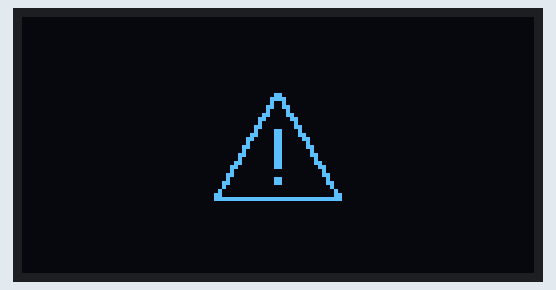
A sketch run on a simulated Arduino Uno, built with avr-gcc and run on an emulated ATmega328P. On the bench: 128×64 one-colour display.

Above: at 0.3 s.
At 0.7 s:
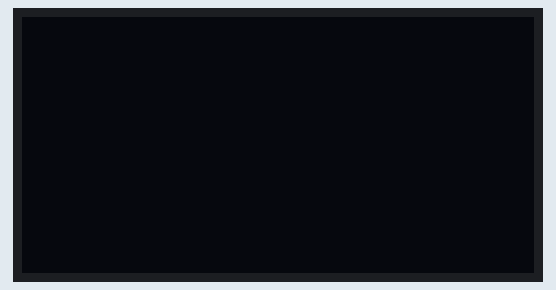

Measured:
- by itself, everything shown: repeats every 1.9 s, in 15 steps

The sketch:

sketch_dec3a_1306.ino
```cpp
#include <Adafruit_GFX.h>
#include <Adafruit_SSD1306.h>

#define SCREEN_I2C_ADDR 0x3C // or 0x3C
#define SCREEN_WIDTH 128     // OLED display width, in pixels
#define SCREEN_HEIGHT 64     // OLED display height, in pixels
#define OLED_RST_PIN -1      // Reset pin (-1 if not available)

Adafruit_SSD1306 display(128, 64, &Wire, OLED_RST_PIN);

// OLED Animation: warning 2
// Code auto-generated by https://wokwi.com/animator, graphics by icons8.com

#define FRAME_DELAY (42)
#define FRAME_WIDTH (32)
#define FRAME_HEIGHT (32)
#define FRAME_COUNT (sizeof(frames) / sizeof(frames[0]))
const byte PROGMEM frames[][128] = {
  {0,0,0,0,0,0,0,0,0,0,0,0,0,1,128,0,0,3,192,0,0,2,64,0,0,6,96,0,0,4,32,0,0,12,48,0,0,24,24,0,0,16,8,0,0,48,12,0,0,33,132,0,0,97,134,0,0,193,131,0,0,129,129,0,1,129,129,128,1,1,128,128,3,1,128,192,2,1,128,64,6,1,128,96,12,1,128,48,8,0,0,16,24,0,0,24,16,1,128,8,48,1,128,12,32,0,0,4,64,0,0,2,192,0,0,3,255,255,255,255,0,0,0,0,0,0,0,0},
  {0,0,0,0,0,0,0,0,0,0,0,0,0,1,128,0,0,3,192,0,0,2,64,0,0,6,96,0,0,4,32,0,0,12,48,0,0,24,24,0,0,16,8,0,0,48,12,0,0,33,132,0,0,97,134,0,0,193,131,0,0,129,129,0,1,129,129,128,1,1,128,128,3,1,128,192,2,1,128,64,6,1,128,96,12,1,128,48,8,0,0,16,24,0,0,24,16,1,128,8,48,1,128,12,32,0,0,4,64,0,0,2,192,0,0,3,255,255,255,255,0,0,0,0,0,0,0,0},
  {0,0,0,0,0,0,0,0,0,0,0,0,0,1,128,0,0,3,192,0,0,2,64,0,0,6,96,0,0,4,32,0,0,12,48,0,0,24,24,0,0,16,8,0,0,48,12,0,0,33,132,0,0,97,134,0,0,193,131,0,0,129,129,0,1,129,129,128,1,1,128,128,3,1,128,192,2,1,128,64,6,1,128,96,12,1,128,48,8,0,0,16,24,0,0,24,16,1,128,8,48,1,128,12,32,0,0,4,64,0,0,2,192,0,0,3,255,255,255,255,0,0,0,0,0,0,0,0},
  {0,0,0,0,0,0,0,0,0,0,0,0,0,1,128,0,0,3,192,0,0,2,64,0,0,6,96,0,0,4,32,0,0,12,48,0,0,24,24,0,0,16,8,0,0,48,12,0,0,33,132,0,0,97,134,0,0,193,131,0,0,129,129,0,1,129,129,128,1,1,128,128,3,1,128,192,2,1,128,64,6,1,128,96,12,1,128,48,8,0,0,16,24,0,0,24,16,1,128,8,48,1,128,12,32,0,0,4,64,0,0,2,192,0,0,3,255,255,255,255,0,0,0,0,0,0,0,0},
  {0,0,0,0,0,0,0,0,0,0,0,0,0,1,128,0,0,3,192,0,0,2,64,0,0,6,96,0,0,4,32,0,0,12,48,0,0,24,24,0,0,16,8,0,0,48,12,0,0,33,132,0,0,97,134,0,0,193,131,0,0,129,129,0,1,129,129,128,1,1,128,128,3,1,128,192,2,1,128,64,6,1,128,96,12,1,128,48,8,0,0,16,24,0,0,24,16,1,128,8,48,1,128,12,32,0,0,4,64,0,0,2,192,0,0,3,255,255,255,255,0,0,0,0,0,0,0,0},
  {0,0,0,0,0,0,0,0,0,0,0,0,0,1,128,0,0,3,192,0,0,2,64,0,0,6,96,0,0,4,32,0,0,12,48,0,0,24,24,0,0,16,8,0,0,48,12,0,0,33,132,0,0,97,134,0,0,193,131,0,0,129,129,0,1,129,129,128,1,1,128,128,3,1,128,192,2,1,128,64,6,1,128,96,12,1,128,48,8,0,0,16,24,0,0,24,16,1,128,8,48,1,128,12,32,0,0,4,64,0,0,2,192,0,0,3,255,255,255,255,0,0,0,0,0,0,0,0},
  {0,0,0,0,0,0,0,0,0,0,0,0,0,1,128,0,0,3,192,0,0,2,64,0,0,6,96,0,0,4,32,0,0,12,48,0,0,24,24,0,0,16,8,0,0,48,12,0,0,33,132,0,0,97,134,0,0,193,131,0,0,129,129,0,1,129,129,128,1,1,128,128,3,1,128,192,2,1,128,64,6,1,128,96,12,1,128,48,8,0,0,16,24,0,0,24,16,1,128,8,48,1,128,12,32,0,0,4,64,0,0,2,192,0,0,3,255,255,255,255,0,0,0,0,0,0,0,0},
  {0,0,0,0,0,0,0,0,0,0,0,0,0,0,0,0,0,1,128,0,0,3,192,0,0,2,64,0,0,6,96,0,0,4,32,0,0,12,48,0,0,8,16,0,0,16,8,0,0,48,12,0,0,33,132,0,0,97,134,0,0,65,130,0,0,193,131,0,0,129,129,0,1,1,128,128,3,1,128,192,2,1,128,64,6,0,0,96,4,0,0,32,12,1,128,48,8,1,128,16,16,0,0,8,48,0,0,12,63,255,255,252,63,255,255,252,0,0,0,0,0,0,0,0,0,0,0,0},
  {0,0,0,0,0,0,0,0,0,0,0,0,0,0,0,0,0,0,0,0,0,0,0,0,0,0,0,0,0,0,0,0,0,1,128,0,0,1,128,0,0,2,64,0,0,0,0,0,0,4,32,0,0,0,0,0,0,9,144,0,0,17,136,0,0,17,136,0,0,33,132,0,0,1,128,0,0,64,2,0,0,0,0,0,0,128,1,0,1,0,0,128,1,0,0,128,0,0,0,0,0,0,0,0,0,0,0,0,0,0,0,0,0,0,0,0,0,0,0,0,0,0,0,0,0,0,0,0},
  {0,0,0,0,0,0,0,0,0,0,0,0,0,0,0,0,0,0,0,0,0,0,0,0,0,0,0,0,0,0,0,0,0,0,0,0,0,0,0,0,0,0,0,0,0,0,0,0,0,0,0,0,0,0,0,0,0,0,0,0,0,0,0,0,0,0,0,0,0,0,0,0,0,0,0,0,0,0,0,0,0,0,0,0,0,0,0,0,0,0,0,0,0,0,0,0,0,0,0,0,0,0,0,0,0,0,0,0,0,0,0,0,0,0,0,0,0,0,0,0,0,0,0,0,0,0,0,0},
  {0,0,0,0,0,0,0,0,0,0,0,0,0,0,0,0,0,0,0,0,0,0,0,0,0,0,0,0,0,0,0,0,0,0,0,0,0,0,0,0,0,0,0,0,0,0,0,0,0,0,0,0,0,0,0,0,0,0,0,0,0,0,0,0,0,0,0,0,0,0,0,0,0,0,0,0,0,0,0,0,0,0,0,0,0,0,0,0,0,0,0,0,0,0,0,0,0,0,0,0,0,0,0,0,0,0,0,0,0,0,0,0,0,0,0,0,0,0,0,0,0,0,0,0,0,0,0,0},
  {0,0,0,0,0,0,0,0,0,0,0,0,0,0,0,0,0,0,0,0,0,0,0,0,0,0,0,0,0,0,0,0,0,0,0,0,0,0,0,0,0,0,0,0,0,0,0,0,0,0,0,0,0,0,0,0,0,0,0,0,0,0,0,0,0,0,0,0,0,0,0,0,0,0,0,0,0,0,0,0,0,0,0,0,0,0,0,0,0,0,0,0,0,0,0,0,0,0,0,0,0,0,0,0,0,0,0,0,0,0,0,0,0,0,0,0,0,0,0,0,0,0,0,0,0,0,0,0},
  {0,0,0,0,0,0,0,0,0,0,0,0,0,0,0,0,0,0,0,0,0,0,0,0,0,0,0,0,0,0,0,0,0,0,0,0,0,0,0,0,0,0,0,0,0,0,0,0,0,0,0,0,0,0,0,0,0,0,0,0,0,0,0,0,0,0,0,0,0,0,0,0,0,0,0,0,0,0,0,0,0,0,0,0,0,0,0,0,0,0,0,0,0,0,0,0,0,0,0,0,0,0,0,0,0,0,0,0,0,0,0,0,0,0,0,0,0,0,0,0,0,0,0,0,0,0,0,0},
  {0,0,0,0,0,0,0,0,0,0,0,0,0,0,0,0,0,0,0,0,0,0,0,0,0,0,0,0,0,0,0,0,0,0,0,0,0,0,0,0,0,0,0,0,0,0,0,0,0,0,0,0,0,0,0,0,0,0,0,0,0,0,0,0,0,0,0,0,0,0,0,0,0,0,0,0,0,0,0,0,0,0,0,0,0,0,0,0,0,0,0,0,0,0,0,0,0,0,0,0,0,0,0,0,0,0,0,0,0,0,0,0,0,0,0,0,0,0,0,0,0,0,0,0,0,0,0,0},
  {0,0,0,0,0,0,0,0,0,0,0,0,0,0,0,0,0,0,0,0,0,0,0,0,0,0,0,0,0,0,0,0,0,0,0,0,0,0,0,0,0,0,0,0,0,0,0,0,0,0,0,0,0,0,0,0,0,0,0,0,0,0,0,0,0,0,0,0,0,0,0,0,0,0,0,0,0,0,0,0,0,0,0,0,0,0,0,0,0,0,0,0,0,0,0,0,0,0,0,0,0,0,0,0,0,0,0,0,0,0,0,0,0,0,0,0,0,0,0,0,0,0,0,0,0,0,0,0},
  {0,0,0,0,0,0,0,0,0,0,0,0,0,0,0,0,0,0,0,0,0,0,0,0,0,0,0,0,0,0,0,0,0,0,0,0,0,0,0,0,0,0,0,0,0,0,0,0,0,0,0,0,0,0,0,0,0,0,0,0,0,0,0,0,0,0,0,0,0,0,0,0,0,0,0,0,0,0,0,0,0,0,0,0,0,0,0,0,0,0,0,0,0,0,0,0,0,0,0,0,0,0,0,0,0,0,0,0,0,0,0,0,0,0,0,0,0,0,0,0,0,0,0,0,0,0,0,0},
  {0,0,0,0,0,0,0,0,0,0,0,0,0,0,0,0,0,0,0,0,0,0,0,0,0,0,0,0,0,0,0,0,0,0,0,0,0,0,0,0,0,0,0,0,0,0,0,0,0,0,0,0,0,0,0,0,0,0,0,0,0,0,0,0,0,0,0,0,0,0,0,0,0,0,0,0,0,0,0,0,0,0,0,0,0,0,0,0,0,0,0,0,0,0,0,0,0,0,0,0,0,0,0,0,0,0,0,0,0,0,0,0,0,0,0,0,0,0,0,0,0,0,0,0,0,0,0,0},
  {0,0,0,0,0,0,0,0,0,0,0,0,0,0,0,0,0,0,0,0,0,0,0,0,0,0,0,0,0,0,0,0,0,0,0,0,0,0,0,0,0,0,0,0,0,0,0,0,0,0,0,0,0,0,0,0,0,0,0,0,0,0,0,0,0,0,0,0,0,0,0,0,0,0,0,0,0,0,0,0,0,32,4,0,0,0,0,0,0,0,0,0,0,0,0,0,0,0,0,0,0,0,0,0,0,0,0,0,0,0,0,0,0,0,0,0,0,0,0,0,0,0,0,0,0,0,0,0},
  {0,0,0,0,0,0,0,0,0,0,0,0,0,0,0,0,0,0,0,0,0,0,0,0,0,0,0,0,0,1,128,0,0,1,128,0,0,2,64,0,0,2,64,0,0,4,32,0,0,4,32,0,0,8,16,0,0,17,136,0,0,17,136,0,0,33,132,0,0,33,132,0,0,65,130,0,0,0,0,0,0,128,1,0,1,1,128,128,1,0,0,128,2,0,0,64,3,255,255,192,0,0,0,0,0,0,0,0,0,0,0,0,0,0,0,0,0,0,0,0,0,0,0,0,0,0,0,0},
  {0,0,0,0,0,0,0,0,0,0,0,0,0,0,0,0,0,0,0,0,0,1,128,0,0,1,128,0,0,2,64,0,0,6,96,0,0,4,32,0,0,8,16,0,0,8,16,0,0,16,8,0,0,49,140,0,0,33,132,0,0,97,134,0,0,65,130,0,0,129,129,0,0,129,129,0,1,1,128,128,3,1,128,192,2,0,0,64,4,0,0,32,4,1,128,32,8,0,0,16,24,0,0,16,16,0,0,8,31,255,255,248,0,0,0,0,0,0,0,0,0,0,0,0,0,0,0,0},
  {0,0,0,0,0,0,0,0,0,0,0,0,0,0,0,0,0,1,128,0,0,1,192,0,0,3,64,0,0,2,96,0,0,4,32,0,0,12,48,0,0,8,16,0,0,16,8,0,0,48,8,0,0,33,132,0,0,97,134,0,0,65,130,0,0,129,131,0,1,129,129,0,1,1,129,128,3,1,128,128,2,1,128,64,4,0,0,64,12,0,0,32,8,1,128,32,24,1,128,16,16,0,0,24,32,0,0,8,127,255,0,12,0,31,255,252,0,0,0,0,0,0,0,0,0,0,0,0},
  {0,0,0,0,0,0,0,0,0,0,0,0,0,0,0,0,0,0,192,0,0,1,192,0,0,3,96,0,0,2,32,0,0,6,48,0,0,12,16,0,0,8,16,0,0,24,8,0,0,48,8,0,0,33,132,0,0,97,132,0,0,193,130,0,0,129,130,0,1,129,129,0,3,1,129,0,2,1,128,128,6,1,128,128,12,0,0,64,8,0,0,64,24,1,128,32,48,1,128,32,32,0,0,16,96,0,0,16,127,254,0,8,0,7,255,248,0,0,0,0,0,0,0,0,0,0,0,0},
  {0,0,0,0,0,0,0,0,0,0,0,0,0,0,0,0,0,0,192,0,0,1,192,0,0,1,96,0,0,2,32,0,0,6,48,0,0,4,16,0,0,8,24,0,0,24,8,0,0,48,12,0,0,33,132,0,0,97,132,0,0,193,130,0,0,129,130,0,1,1,129,0,3,1,129,0,2,1,128,128,4,1,128,128,12,0,0,192,24,0,0,64,16,1,128,96,48,1,128,32,96,0,0,48,112,0,0,16,127,254,0,24,0,7,255,216,0,0,0,56,0,0,0,0,0,0,0,0},
  {0,0,0,0,0,0,0,0,0,0,0,0,0,0,0,0,0,0,128,0,0,1,192,0,0,3,64,0,0,2,32,0,0,4,32,0,0,12,16,0,0,8,16,0,0,24,8,0,0,49,136,0,0,33,132,0,0,97,132,0,0,65,130,0,0,129,131,0,1,129,129,0,1,1,129,128,2,1,128,128,6,1,128,192,4,0,0,64,12,0,0,96,8,1,128,32,16,1,128,48,48,0,0,16,32,0,0,24,127,255,0,8,0,7,255,252,0,0,0,0,0,0,0,0,0,0,0,0},
  {0,0,0,0,0,0,0,0,0,0,0,0,0,0,0,0,0,1,0,0,0,3,128,0,0,2,192,0,0,4,64,0,0,4,32,0,0,8,48,0,0,8,16,0,0,16,24,0,0,17,140,0,0,33,132,0,0,97,134,0,0,65,130,0,0,193,129,0,0,129,129,128,1,129,128,128,1,1,128,64,3,1,128,96,2,0,0,32,6,0,0,48,4,1,128,16,12,1,128,8,8,0,0,12,24,0,0,4,16,0,255,254,63,255,224,0,0,0,0,0,0,0,0,0,0,0,0,0},
  {0,0,0,0,0,0,0,0,0,0,0,0,0,0,0,0,0,3,0,0,0,3,128,0,0,6,128,0,0,4,64,0,0,12,96,0,0,8,32,0,0,24,16,0,0,16,24,0,0,49,140,0,0,33,132,0,0,33,134,0,0,65,131,0,0,65,129,0,0,129,128,128,0,129,128,192,1,1,128,64,1,1,128,32,3,1,128,48,2,0,0,24,6,0,0,8,4,1,128,12,12,0,0,6,8,0,0,14,24,0,127,254,27,255,224,0,28,0,0,0,0,0,0,0,0,0,0,0},
  {0,0,0,0,0,0,0,0,0,0,0,0,0,1,0,0,0,3,0,0,0,2,128,0,0,6,192,0,0,4,64,0,0,12,32,0,0,8,48,0,0,24,16,0,0,16,8,0,0,49,140,0,0,33,132,0,0,97,130,0,0,65,131,0,0,193,129,0,0,129,128,128,1,129,128,192,1,1,128,64,3,1,128,32,2,1,128,48,6,0,0,16,4,0,0,8,12,1,128,12,8,1,128,4,24,0,0,2,16,0,1,255,49,255,255,224,63,224,0,0,0,0,0,0,0,0,0,0},
  {0,0,0,0,0,0,0,0,0,0,0,0,0,1,128,0,0,3,128,0,0,2,192,0,0,6,96,0,0,4,32,0,0,12,48,0,0,24,16,0,0,16,24,0,0,48,12,0,0,33,132,0,0,97,134,0,0,65,130,0,0,193,131,0,0,129,129,128,1,129,128,128,1,1,128,192,2,1,128,64,6,1,128,96,4,1,128,48,12,0,0,16,8,1,0,24,24,1,128,8,16,1,128,12,48,0,0,6,32,0,0,2,96,0,255,255,127,255,255,254,0,0,0,0,0,0,0,0}
};

void setup() {
  display.begin(SSD1306_SWITCHCAPVCC, SCREEN_I2C_ADDR);
}

int frame = 0;
void loop() {
  display.clearDisplay();
  display.drawBitmap(48, 16, frames[frame], FRAME_WIDTH, FRAME_HEIGHT, 1);
  display.display();
  frame = (frame + 1) % FRAME_COUNT;
  delay(FRAME_DELAY);
}
```
